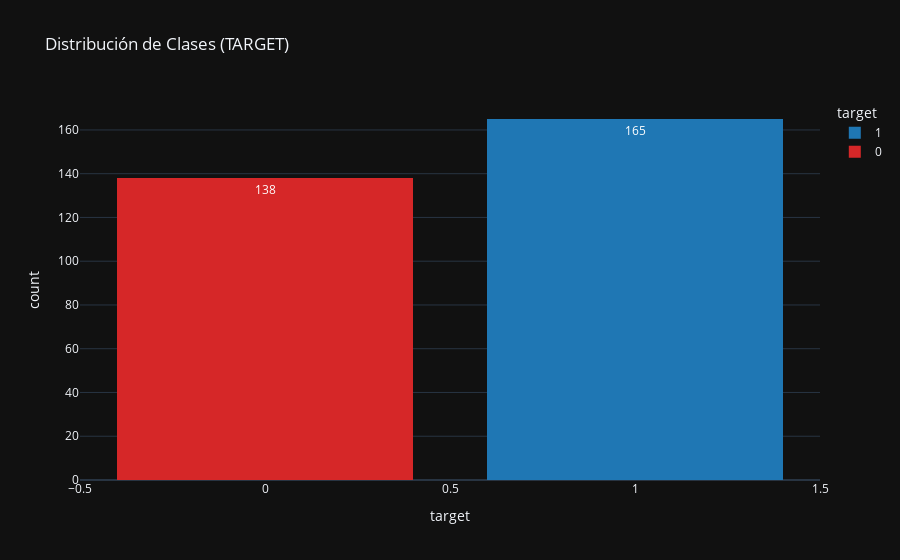

The notebook cell this image was saved under:
### Code cell
fig_target = px.histogram(df, x="target", text_auto=True,
                          title="Distribución de Clases (TARGET)",
                          color="target", color_discrete_sequence=["#1f77b4", "#d62728"])
fig_target.update_layout(template="plotly_dark", bargap=0.2)
pio.write_json(fig_target, f"{output_dir}/target_distribution.json")
fig_target.show()

### Figure 1 — Plotly figure (JSON) as saved in the notebook; plotly's stock layout.template omitted (floating-point values rounded to 4 significant figures; data arrays with more than 128 entries replaced by an {"elided": "..."} marker saying what was removed)
{"data": [{"alignmentgroup": "True", "bingroup": "x", "hovertemplate": "target=%{x}<br>count=%{y}<extra></extra>", "legendgroup": "1", "marker": {"color": "#1f77b4", "pattern": {"shape": ""}}, "name": "1", "offsetgroup": "1", "orientation": "v", "showlegend": true, "texttemplate": "%{value}", "type": "histogram", "x": {"elided": "165 int values"}, "xaxis": "x", "yaxis": "y"}, {"alignmentgroup": "True", "bingroup": "x", "hovertemplate": "target=%{x}<br>count=%{y}<extra></extra>", "legendgroup": "0", "marker": {"color": "#d62728", "pattern": {"shape": ""}}, "name": "0", "offsetgroup": "0", "orientation": "v", "showlegend": true, "texttemplate": "%{value}", "type": "histogram", "x": {"elided": "138 int values"}, "xaxis": "x", "yaxis": "y"}], "layout": {"autosize": true, "bargap": 0.2, "barmode": "relative", "legend": {"title": {"text": "target"}, "tracegroupgap": 0}, "title": {"text": "Distribución de Clases (TARGET)"}, "xaxis": {"anchor": "y", "autorange": true, "categoryarray": [1, 0], "categoryorder": "array", "domain": [0, 1], "range": [-0.5, 1.5], "title": {"text": "target"}, "type": "linear"}, "yaxis": {"anchor": "x", "autorange": true, "domain": [0, 1], "range": [0, 173.7], "title": {"text": "count"}}}}
